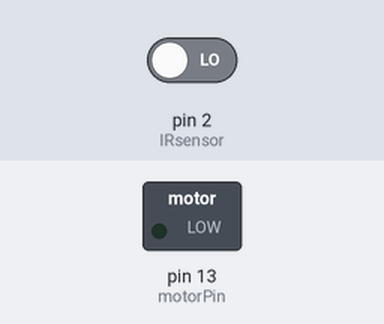
Bench run of a sketch on a simulated Arduino Uno, built with avr-gcc and run on an emulated ATmega328P. Parts: switched loads named in the sketch (green lamp = pin HIGH). The inputs (shaded band) are chosen by the test bench; at power-on: pin 2 (IRsensor) LOW.

Above: at 1.2 s.
1.3 s: pin 2 (IRsensor) driven HIGH
At 2.1 s:
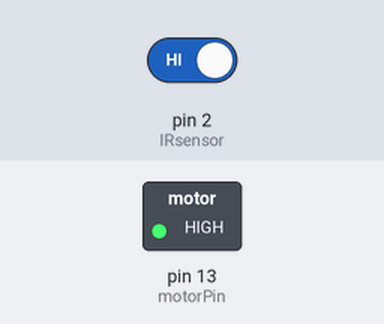
Timing chart, 0 to 4.3 s (numbered marks = the images above; inputs shaded):
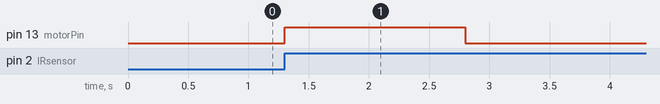

Measured:
- after the input at 1.3 s, pin 13 (motorPin): LOW → HIGH at once, → LOW 1.5 s later

The sketch:

ir_pump.ino
```cpp
const int motorPin = 13;
const int IRsensor = 2;

void setup()
{
    Serial.begin(9600);

    pinMode(motorPin, OUTPUT);
    pinMode(IRsensor, INPUT);
    digitalWrite(motorPin, LOW);
}

void loop()
{

    if (digitalRead(2) == HIGH)
    {
        digitalWrite(motorPin, HIGH);
        delay(1500);
        digitalWrite(motorPin, LOW);
        while (digitalRead(2) == HIGH
)
        {

            digitalWrite(motorPin, LOW);
        }
    }
}
```
